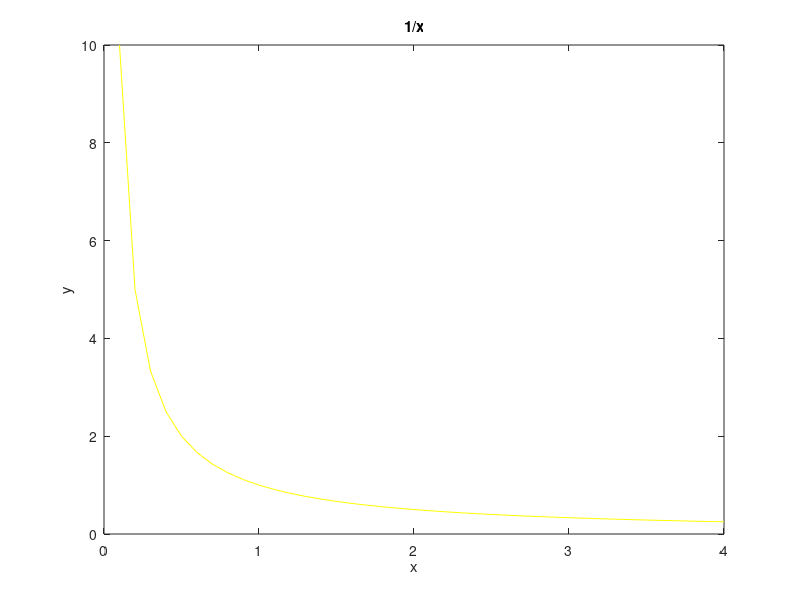

MATLAB code for this plot:
% Autor: Hernandez Lopez Raul @Neo
% correo: freeenergy1975@gmail.com
% Teorema de existencia
x = 0:0.1:4;
y = 1./x;

plot(x, y, 'y');

title("1/x");

xlabel("x");
ylabel("y");

